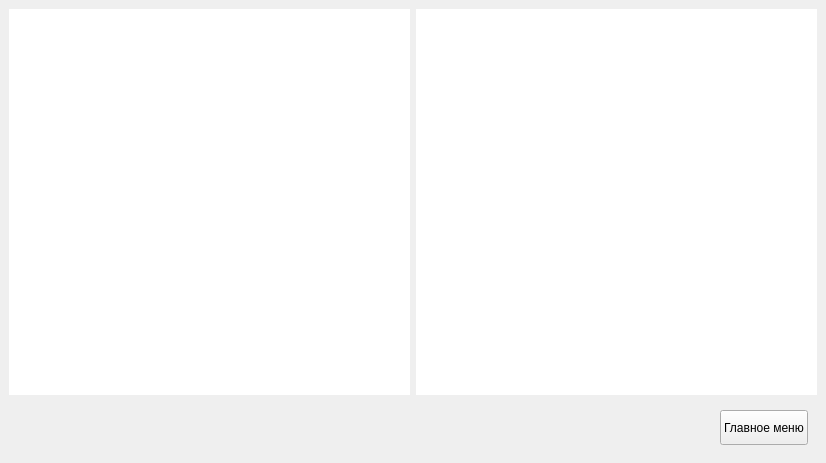
<?xml version="1.0" encoding="UTF-8"?>
<ui version="4.0">
 <class>MainWindow</class>
 <widget class="QMainWindow" name="MainWindow">
  <property name="geometry">
   <rect>
    <x>0</x>
    <y>0</y>
    <width>826</width>
    <height>463</height>
   </rect>
  </property>
  <property name="minimumSize">
   <size>
    <width>826</width>
    <height>463</height>
   </size>
  </property>
  <property name="maximumSize">
   <size>
    <width>655585</width>
    <height>655585</height>
   </size>
  </property>
  <property name="windowTitle">
   <string>Inventory Game</string>
  </property>
  <widget class="QWidget" name="centralwidget">
   <layout class="QGridLayout" name="gridLayout">
    <item row="0" column="1">
     <layout class="QVBoxLayout" name="verticalLayout_2">
      <item>
       <widget class="QTableView" name="tableView">
        <property name="focusPolicy">
         <enum>Qt::NoFocus</enum>
        </property>
        <property name="acceptDrops">
         <bool>false</bool>
        </property>
        <property name="frameShape">
         <enum>QFrame::NoFrame</enum>
        </property>
        <property name="dragEnabled">
         <bool>true</bool>
        </property>
        <property name="dragDropMode">
         <enum>QAbstractItemView::DragOnly</enum>
        </property>
        <property name="defaultDropAction">
         <enum>Qt::IgnoreAction</enum>
        </property>
        <property name="alternatingRowColors">
         <bool>false</bool>
        </property>
        <property name="selectionMode">
         <enum>QAbstractItemView::SingleSelection</enum>
        </property>
        <property name="showGrid">
         <bool>false</bool>
        </property>
        <attribute name="horizontalHeaderVisible">
         <bool>false</bool>
        </attribute>
        <attribute name="horizontalHeaderMinimumSectionSize">
         <number>128</number>
        </attribute>
        <attribute name="horizontalHeaderDefaultSectionSize">
         <number>128</number>
        </attribute>
        <attribute name="verticalHeaderVisible">
         <bool>false</bool>
        </attribute>
        <attribute name="verticalHeaderMinimumSectionSize">
         <number>128</number>
        </attribute>
        <attribute name="verticalHeaderDefaultSectionSize">
         <number>128</number>
        </attribute>
       </widget>
      </item>
     </layout>
    </item>
    <item row="0" column="0">
     <layout class="QVBoxLayout" name="verticalLayout">
      <item>
       <widget class="Inventory" name="tableWidget">
        <property name="acceptDrops">
         <bool>true</bool>
        </property>
        <property name="frameShape">
         <enum>QFrame::NoFrame</enum>
        </property>
        <property name="dragEnabled">
         <bool>true</bool>
        </property>
        <property name="dragDropMode">
         <enum>QAbstractItemView::DragDrop</enum>
        </property>
        <attribute name="horizontalHeaderVisible">
         <bool>false</bool>
        </attribute>
        <attribute name="horizontalHeaderMinimumSectionSize">
         <number>128</number>
        </attribute>
        <attribute name="horizontalHeaderDefaultSectionSize">
         <number>128</number>
        </attribute>
        <attribute name="verticalHeaderVisible">
         <bool>false</bool>
        </attribute>
        <attribute name="verticalHeaderMinimumSectionSize">
         <number>128</number>
        </attribute>
        <attribute name="verticalHeaderDefaultSectionSize">
         <number>128</number>
        </attribute>
       </widget>
      </item>
     </layout>
    </item>
    <item row="1" column="0" colspan="2">
     <widget class="QWidget" name="widget" native="true">
      <layout class="QHBoxLayout" name="horizontalLayout_2">
       <item>
        <spacer name="horizontalSpacer">
         <property name="orientation">
          <enum>Qt::Horizontal</enum>
         </property>
         <property name="sizeHint" stdset="0">
          <size>
           <width>40</width>
           <height>20</height>
          </size>
         </property>
        </spacer>
       </item>
       <item>
        <widget class="QPushButton" name="pbMainMenu">
         <property name="minimumSize">
          <size>
           <width>0</width>
           <height>35</height>
          </size>
         </property>
         <property name="maximumSize">
          <size>
           <width>16777215</width>
           <height>35</height>
          </size>
         </property>
         <property name="text">
          <string>Главное меню</string>
         </property>
        </widget>
       </item>
      </layout>
     </widget>
    </item>
   </layout>
  </widget>
 </widget>
 <customwidgets>
  <customwidget>
   <class>Inventory</class>
   <extends>QTableWidget</extends>
   <header location="global">inventory.h</header>
  </customwidget>
 </customwidgets>
 <resources/>
 <connections/>
</ui>
